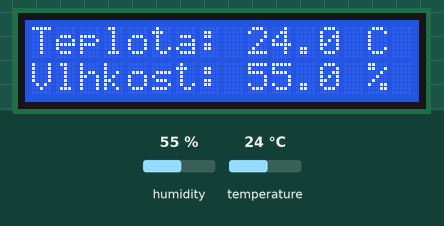
Recording of a sketch running on a simulated Arduino Uno, built with avr-gcc and run on an emulated ATmega328P. Shown: 16×2 character LCD. Inputs (shaded band) come from the test bench; at power-on: humidity 55 %, temperature 24 °C. What the sketch prints to the serial monitor is not drawn.

Above: at 2.7 s.
2.8 s: humidity set to 22 %
At 8.4 s:
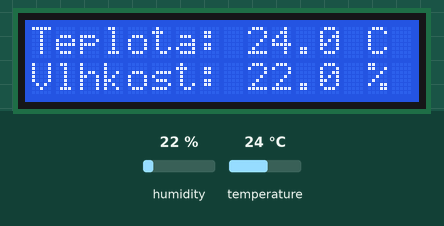
9.1 s: temperature set to 12 °C
At 12.9 s:
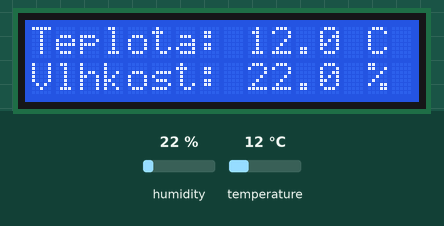
15.4 s: humidity set to 40 %
At 18.5 s:
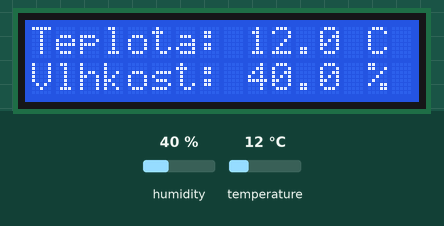
21.7 s: temperature set to 19 °C
At 23.0 s:
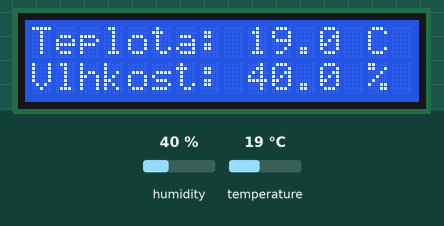
Timing chart, 0 to 24.7 s (numbered marks = the images above; inputs shaded):
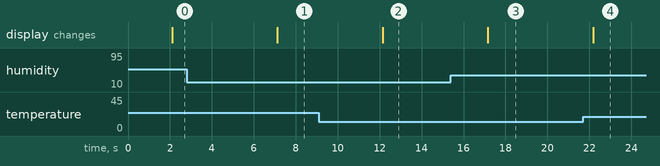

The sketch:

dht_on_lcd.ino
```cpp
#include <Wire.h>
#include <LiquidCrystal_PCF8574.h>
#include "DHT.h"
//#include <Math.h>

#define DHTPIN 2
// Uncomment whatever type you're using!
//#define DHTTYPE DHT11   // DHT 11
#define DHTTYPE DHT22   // DHT 22  (AM2302), AM2321
//#define DHTTYPE DHT21   // DHT 21 (AM2301)

LiquidCrystal_PCF8574 lcd(0x3F);  // set the LCD address to 0x27 for a 16 chars and 2 line display
DHT dht(DHTPIN, DHTTYPE);

void setup()
{
  int error;

  Serial.begin(115200);
  Serial.println("DHT na LCD");

  while (! Serial);

  Serial.println("Dose: check for LCD");

  // See http://playground.arduino.cc/Main/I2cScanner
  Wire.begin();
  Wire.beginTransmission(0x3F);
  error = Wire.endTransmission();
  Serial.print("Error: ");
  Serial.print(error);

  if (error == 0) {
    Serial.println(": LCD found.");

  } else {
    Serial.println(": LCD not found.");
  } // if

  lcd.begin(16, 2); // initialize the lcd
  dht.begin();

  lcd.setBacklight(255);
  lcd.home(); lcd.clear();
  lcd.setCursor(0, 0);
  lcd.print("Teplota:");
  lcd.setCursor(0, 1);
  lcd.print("Vlhkost:");
} // setup()

void loop()
{
  delay(2000);
  // Reading temperature or humidity takes about 250 milliseconds!
  // Sensor readings may also be up to 2 seconds 'old' (its a very slow sensor)
  float h = dht.readHumidity();
  //int hum =  round (h);
  // Read temperature as Celsius (the default)
  float t = dht.readTemperature();
  //float temp = (round (t * 10))/10.0;
  // Check if any reads failed and exit early (to try again).
  if (isnan(h) || isnan(t)) {
    Serial.println("Failed to read from DHT sensor!");
    return;
  }

  // Compute heat index in Celsius (isFahreheit = false)
  //float hic = dht.computeHeatIndex(t, h, false);

  lcd.setCursor(9, 0);
  lcd.print(t,1);
  lcd.print(" C");
  lcd.setCursor(9, 1);
  lcd.print(h,1);
  lcd.print(" %");

  delay(3000);
} // loop()
```

Measured:
- after the input at 2.8 s, the display: changes after 4.3 s (image 1)
- after the input at 9.1 s, the display: changes after 3.0 s (image 2)
- after the input at 15.4 s, the display: changes after 1.8 s (image 3)
- after the input at 21.7 s, the display: changes after 0.48 s (image 4)
